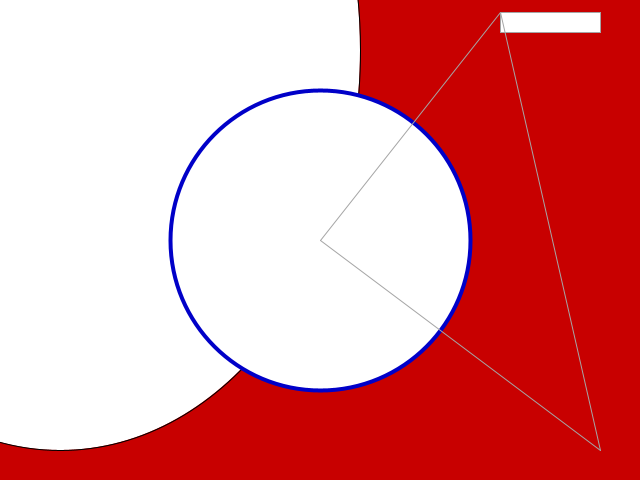
Frame 1 (no input)
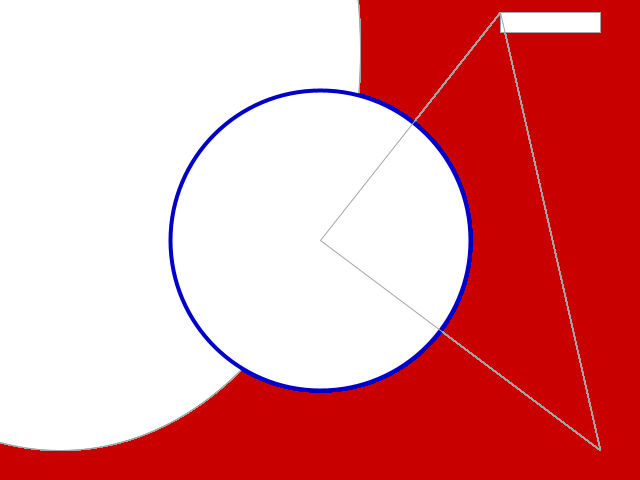
Frame 60 (the mouse pressed at the canvas centre just before this capture)
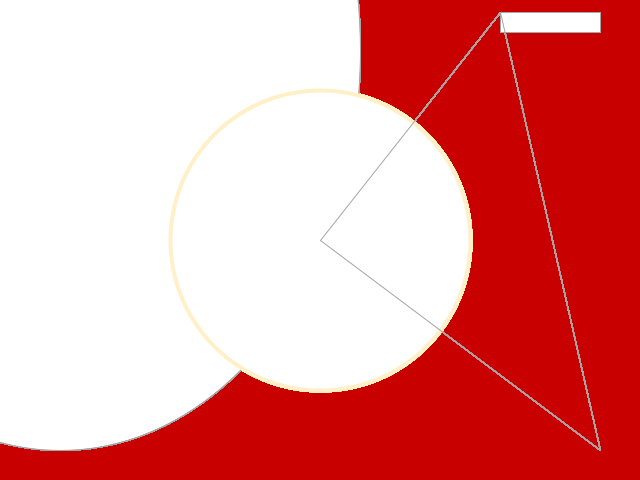
Frame 120 (the mouse held since frame 60 and released just before this capture)

The Processing sketch that drew these frames (run headless with seeded random() and noise(); from frame 60 on, the mouse is pressed at the canvas centre):

// Processing sketch: processing_111680
// ── processing_111680.pde

//this is the first hello
//by KokFu Lok

void setup(){
  size(640,480);
  background(200,0,0);

}

void draw(){
ellipse(60,50,600,800);
stroke(mouseX, mouseY, 200);
strokeWeight(4); 
ellipse(320,240,300,300);
stroke(165);
strokeWeight(1);
rect(500,12,100,20);
line(320,240,600,450);
line(600,450,500,12);
line(500,12,320,240);
}
